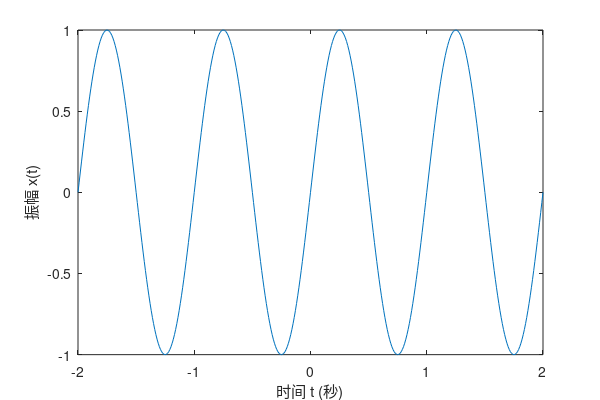

The MATLAB script that drew this image:
clear % 清除所有变量
close all % 关闭所有图形窗口

dt = 0.01; %指定时间步长
t = -2:dt:2; %创建时间向量
x = sin(2*pi*t);  % 生成正弦信号

figure('Units', 'inches', 'Position', [0 0 6 4])  % 设置绘图窗口尺寸为6x4英寸
plot(t, x); % 绘制正弦信号

xlabel('时间 t (秒)'); % 添加x轴标签
ylabel('振幅 x(t)'); % 添加y轴标签

% 检查目录是否存在，如果不存在则创建
foldername = 'picture';
if ~exist(foldername, 'dir')
    mkdir(foldername);
end

set(gcf, 'PaperPositionMode', 'auto')  % 设置绘图窗口分辨率与尺寸一致
print(sprintf('%s/dt=%.2f.jpg', foldername, dt'), '-djpeg', '-r300');  % 保存图形，分辨率为300dpi